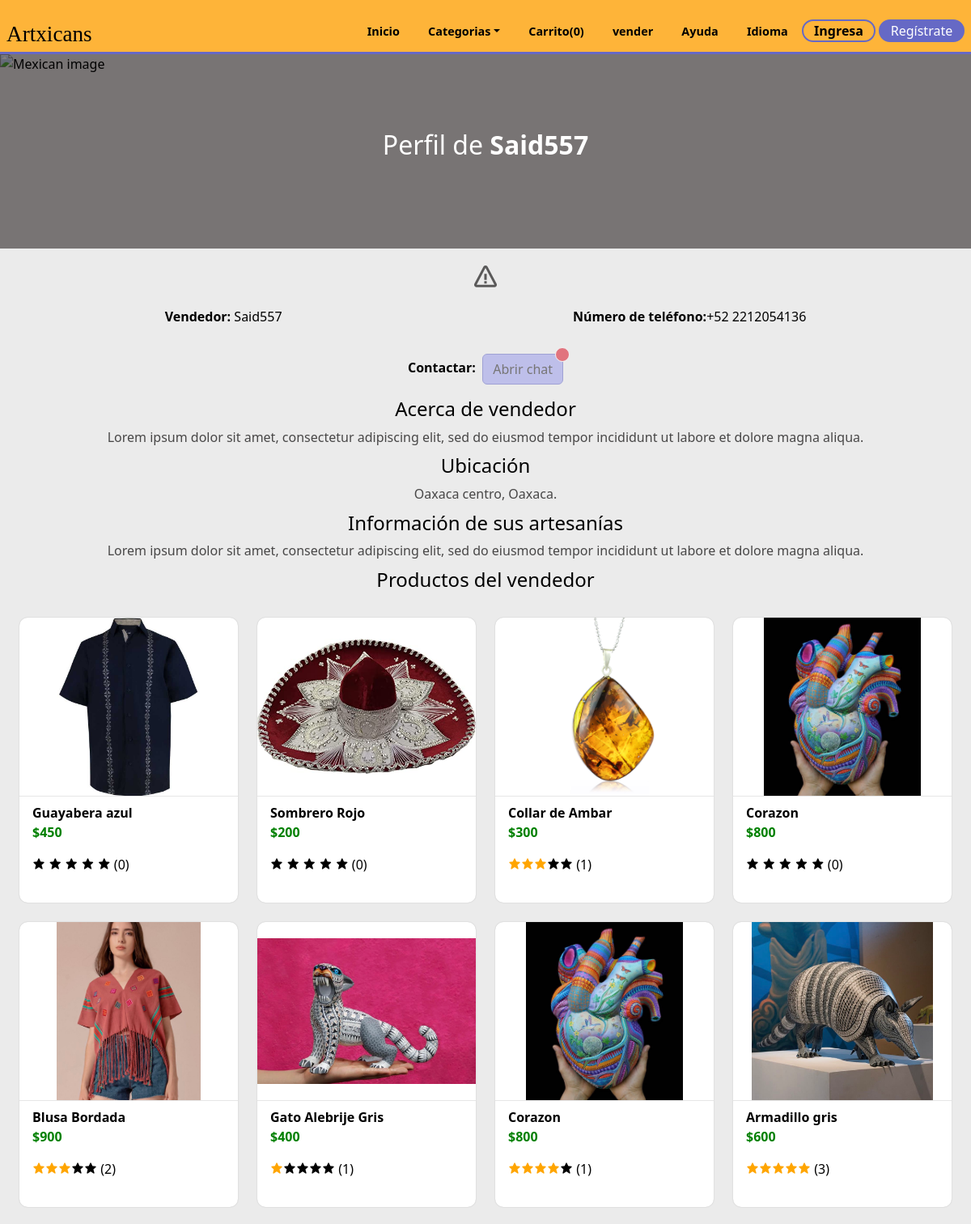
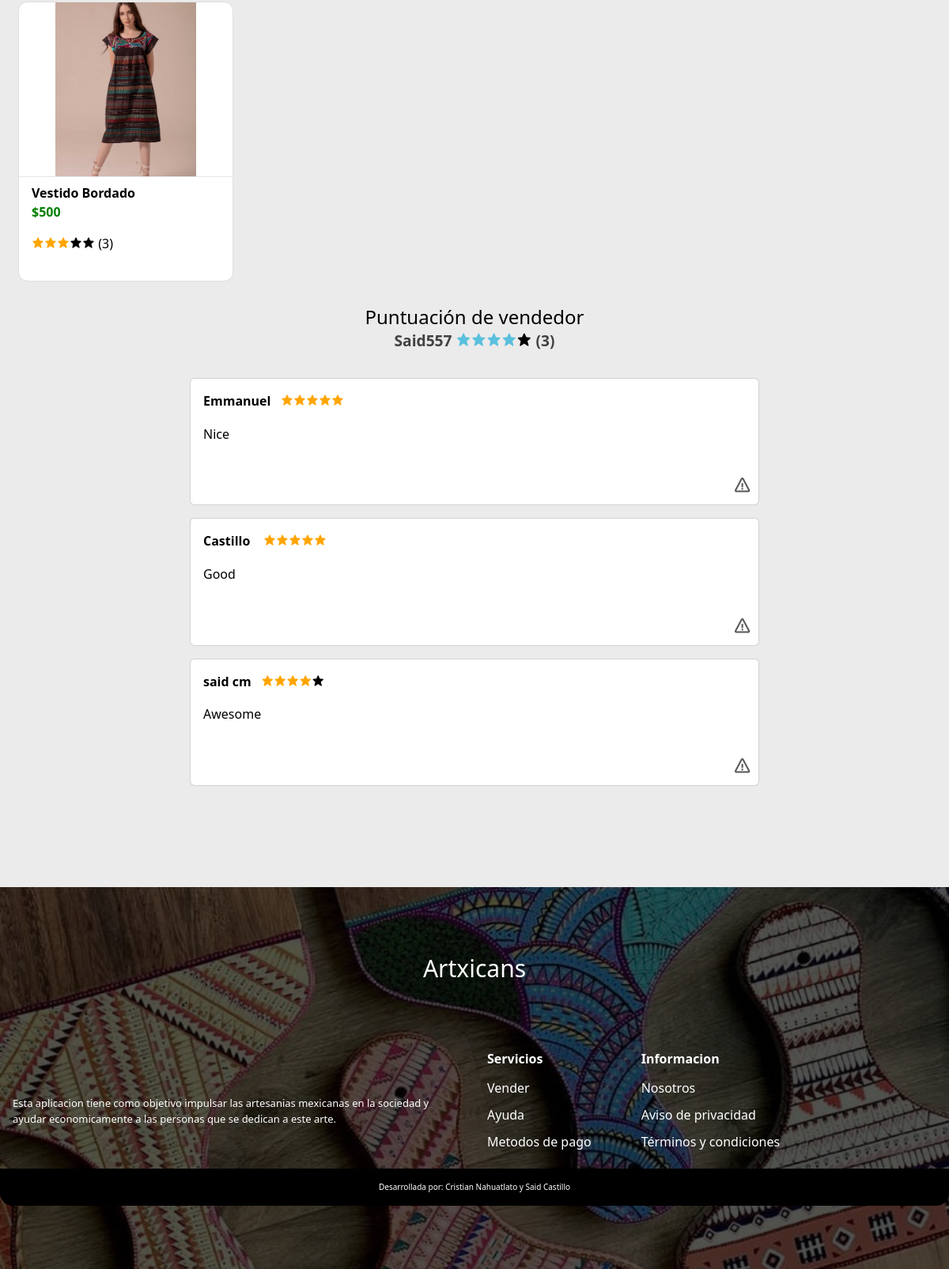
The app's page /profile-seller.php?seller_data=5 with its own data (2 pictures, top to bottom).
### tables this page shows
CREATE TABLE `reg_sellers` (
  `IDregseller` int(11) NOT NULL,
  `Nombre` varchar(255) NOT NULL,
  `apellidos` varchar(255) NOT NULL,
  `nickname` varchar(255) NOT NULL,
  `lada` int(4) NOT NULL,
  `telefono` varchar(20) NOT NULL,
  `telefonoref` varchar(20) NOT NULL,
  `domicilio` varchar(255) NOT NULL,
  `postal` varchar(10) NOT NULL,
  `identificador` varchar(255) NOT NULL,
  `solicitud` varchar(50) NOT NULL,
  `ID_registro` int(11) DEFAULT NULL
);

CREATE TABLE `sellers_data` (
  `id_data` int(11) NOT NULL,
  `description` varchar(150) NOT NULL,
  `desc_art` varchar(150) NOT NULL,
  `location` varchar(150) NOT NULL,
  `ID_registro` int(11) DEFAULT NULL
);

CREATE TABLE `products` (
  `id_product` int(11) NOT NULL,
  `product` varchar(80) NOT NULL,
  `image1` varchar(80) NOT NULL,
  `price` int(11) NOT NULL,
  `description` varchar(250) NOT NULL,
  `category` varchar(30) NOT NULL,
  `stock` int(11) NOT NULL,
  `image2` varchar(30) NOT NULL,
  `image3` varchar(30) NOT NULL,
  `ID_registro` int(11) DEFAULT NULL
);

CREATE TABLE `profile_comments` (
  `id_comment` int(11) NOT NULL,
  `star` int(11) NOT NULL,
  `comment` varchar(150) NOT NULL,
  `seller` int(11) DEFAULT NULL,
  `ID_registro` int(11) DEFAULT NULL
);

CREATE TABLE `registro` (
  `ID` int(11) NOT NULL,
  `Nombre` varchar(255) NOT NULL,
  `Correo` varchar(255) NOT NULL,
  `Contraseña` varchar(255) NOT NULL,
  `estatus` int(2) NOT NULL,
  `direccion` int(1) NOT NULL
);

### profile-seller.php (the view, shortened to what this page needs)
<?php
    include('./templates/cabecera.php');
    include('./global/conexion.php');
    $user = $_GET['seller_data'];
    $query = mysqli_query($conn,"SELECT * FROM reg_sellers WHERE ID_registro = $user");
    $data = mysqli_fetch_array($query);
?>
    <section class="profile-data">
        <div class="profile-seller">
            <div class="overlay-seller"></div>
            <div class="profileContent container">
                <div class="profileText">
                    <h1 class="title-profile">Perfil de <strong><?php echo $data['nickname']?></strong></h1>
                </div>
            </div>
        </div>
        <div class="report-seller">
          <a  data-bs-toggle="modal" style="cursor:pointer" data-bs-target="#ModalReportSeller-<?php echo $user?>" class="report-container"><i class='bx bx-error bx-md'></i></a>
        </div>
    <div class="inf0-seller">
        <p><strong>Vendedor:</strong>&nbsp;<?php echo $data['nickname']?></p>
        <p><strong>Número de teléfono:</strong>+<?php echo $data['lada'];?>&nbsp;<?php echo $data['telefono']?></p>
    </div>
    <?php
         if(!@$_SESSION['user']){  ?>
    <div class="chat">
        <p><strong>Contactar:</strong>&nbsp;&nbsp;<button type="button" disabled class="btn btn-info position-relative">
        Abrir chat
        <span class="position-absolute top-0 start-100 translate-middle p-2 bg-danger border border-light rounded-circle">
        </span>
        </button></p>
    </div>
    <?php }else{
    if($id_user <> $user){?>
    <div class="chat">
            <p><strong>Contactar:</strong>&nbsp;&nbsp;<button type="button" class="btn btn-info position-relative" data-bs-toggle="modal" data-bs-target="#ModalChat">
               Abrir chat
              <span class="position-absolute top-0 start-100 translate-middle p-2 bg-danger border border-light rounded-circle">
              <span class="visually-hidden">New alerts</span>
              </span>
              </button>
            </p>
                <div class="modal fade" id="ModalChat" tabindex="-1" aria-labelledby="exampleModalLabel" aria-hidden="true">
                  <div class="modal-dialog modal-dialog-scrollable">
                    <div class="modal-content">
                      <div class="modal-header p-3 mb-2 bg-color text-white">
                        <h1 class="modal-title fs-5" id="exampleModalLabel"><?php echo $data['nickname']?></h1>
                        <button type="button" class="btn-close" data-bs-dismiss="modal" aria-label="Close"></button>
                      </div>
                      <div class="modal-body">
                        <div class="seller-answer">
                        <div class="alert alert-dark w-75" role="alert">
                             A simple dark alert—check it out!
                        </div>
                        </div>
                        <div class="user-answer">
                        <div class="alert alert-primary w-75 " role="alert">
                            A simple primary alert—check it out!
                        </div>
                        </div>
                      </div>
                      <div class="modal-footer">
                      <div class="mb-3 w-100">
                          <textarea class="form-control" style="resize:none" id="exampleFormControlTextarea1" rows="3" placeholder="Escribe tu mensaje"></textarea>
                      </div>
                        <button type="button" class="btn btn-secondary" data-bs-dismiss="modal">Cerrar</button>
                        <button type="button" class="btn btn-success">Enviar</button>
                      </div>
                    </div>
                  </div>
                </div>
    </div>
   <?php } }
        $query2 = mysqli_query($conn,"SELECT * FROM sellers_data WHERE ID_registro = $user");
        $data2 = mysqli_fetch_array($query2);
        if(empty($data2['description'])){}else{
    ?>
    <div class="about-seller">
      <h2 align="center">Acerca de vendedor </h2>
       <p class="txt-profile"><?php echo $data2['description']?></p>
    </div>
    <?php }
        if(empty($data2['location'])){}else{
    ?>
    <div class="ubicacion">
        <h2 align="center">Ubicación</h2>
        <p class="txt-profile"><?php echo $data2['location']?></p>
    </div>
    <?php }
        if(empty($data2['desc_art'])){}else{
    ?>
    <div class="about-art">
      <h2 align="center">Información de sus artesanías</h2>
      <p class="txt-profile"><?php echo $data2['desc_art']?></p>
    </div>
    <?php } ?>
    <div class="products-seller">
        <h2 align="center">Productos del vendedor</h2>
        <div class='mainContent grid' id="mainContent">
       <?php
        $query3 = mysqli_query($conn,"SELECT * FROM products WHERE ID_registro = $user ORDER BY rand()");
        while($data3 = mysqli_fetch_array($query3)){
            $id_p = $data3['id_product'];
       ?>
       <div class="single-product">
        <a href="product.php?id_product=<?php echo $data3['id_product'];?>" class='referencia'>
             <div class='imgDiv'>
                <img src="assets/products/<?php echo $data3['image1'];?>"  alt="<?php echo $data3['product']?>">
            </div>
            <div class="card-info">
                <span class="product-title"><?php echo $data3['product'];?></span>
                <span class="price">$<?php echo $data3['price'];?></span>
                <p style="color:black">
             <?php
                 $sql = mysqli_query($conn,"SELECT * FROM stars WHERE id_product = $id_p");
                 $sum =  mysqli_query($conn,"SELECT SUM(star) as score FROM stars WHERE id_product = $id_p");
                 $score = mysqli_fetch_array($sum);
                 $num = $sql->num_rows;
                 if($num > 0){
                     $d1 = $num * 1;$d2 = $num * 2;$d3 = $num * 3;$d4 = $num * 4;$d5 = $num * 5;
                     $counter = $score['score'];
                     if($counter >= $d5):
                     ?>
                     <i class="bx bxs-star bx-5"></i><i class="bx bxs-star bx-5"></i><i class="bx bxs-star bx-5"></i><i class="bx bxs-star bx-5"></i><i class="bx bxs-star bx-5"></i>
                     <?php elseif($counter >= $d4):?>
                     <i class="bx bxs-star bx-5"></i><i class="bx bxs-star bx-5"></i><i class="bx bxs-star bx-5"></i><i class="bx bxs-star bx-5"></i><i class="bx bxs-star bx-10"></i>
                     <?php elseif($counter >= $d3):?>
                     <i class="bx bxs-star bx-5"></i><i class="bx bxs-star bx-5"></i><i class="bx bxs-star bx-5"></i><i class="bx bxs-star bx-10"></i><i class="bx bxs-star bx-10"></i>
                     <?php elseif($counter >= $d2):?>
                     <i class="bx bxs-star bx-5"></i><i class="bx bxs-star bx-5"></i><i class="bx bxs-star bx-10"></i><i class="bx bxs-star bx-10"></i><i class="bx bxs-star bx-10"></i>
                     <?php else:?>
                     <i class="bx bxs-star bx-5"></i><i class="bx bxs-star bx-10"></i><i class="bx bxs-star bx-10"></i><i class="bx bxs-star bx-10"></i><i class="bx bxs-star bx-10"></i>
                     <?php endif;
                     ?>
                 (<?php echo $num?>)
             <?php  }else{ ?>
             <i class="bx bxs-star bx-10"></i>
             <i class="bx bxs-star bx-10"></i>
             <i class="bx bxs-star bx-10"></i>
             <i class="bx bxs-star bx-10"></i>
             <i class="bx bxs-star bx-10"></i>
               (0)
               <?php }?>
             </p>
            </div>
           </a>
        </div>
    <?php }?>
        </div>
    </div>
    <div class="stars-seller">
        <h2 align="center">Puntuación de vendedor</h2>
        <p align="center" class="vendor-class"><?php echo $data['nickname']?>
        <?php
                 $sql2 = mysqli_query($conn,"SELECT * FROM profile_comments WHERE seller = $user");
                 $sum2 =  mysqli_query($conn,"SELECT SUM(star) as score2 FROM profile_comments WHERE seller = $user");
                 $score2 = mysqli_fetch_array($sum2);
                 $num2 = $sql2->num_rows;
                 if($num2 > 0){
                     $d1x = $num2 * 1;$d2x = $num2 * 2;$d3x = $num2 * 3;$d4x = $num2 * 4;$d5x = $num2 * 5;
                     $counter2 = $score2['score2'];
                     if($counter2 >= $d5x):
                     ?>
                     <i class="bx bxs-star bx-6"></i><i class="bx bxs-star bx-6"></i><i class="bx bxs-star bx-6"></i><i class="bx bxs-star bx-6"></i><i class="bx bxs-star bx-6"></i>
                     <?php elseif($counter2 >= $d4x):?>
                     <i class="bx bxs-star bx-6"></i><i class="bx bxs-star bx-6"></i><i class="bx bxs-star bx-6"></i><i class="bx bxs-star bx-6"></i><i class="bx bxs-star bx-10"></i>
                     <?php elseif($counter2 >= $d3x):?>
                     <i class="bx bxs-star bx-6"></i><i class="bx bxs-star bx-6"></i><i class="bx bxs-star bx-6"></i><i class="bx bxs-star bx-10"></i><i class="bx bxs-star bx-10"></i>
                     <?php elseif($counter2 >= $d2x):?>
                     <i class="bx bxs-star bx-6"></i><i class="bx bxs-star bx-6"></i><i class="bx bxs-star bx-10"></i><i class="bx bxs-star bx-10"></i><i class="bx bxs-star bx-10"></i>
                     <?php else:?>
                     <i class="bx bxs-star bx-6"></i><i class="bx bxs-star bx-10"></i><i class="bx bxs-star bx-10"></i><i class="bx bxs-star bx-10"></i><i class="bx bxs-star bx-10"></i>
                     <?php endif;
                     ?>
                 (<?php echo $num2?>)
               <?php }?>
        </p>
    </div>
    <div class="all-comments">
        <?php
            $check = mysqli_query($conn,"SELECT * FROM profile_comments WHERE seller = $user");
            if($check->num_rows > 0){
            $cons = mysqli_query($conn,"SELECT * FROM profile_comments INNER JOIN registro ON profile_comments.ID_registro = registro.ID WHERE seller = '$user' ORDER BY rand()");
            while($res2 = mysqli_fetch_array($cons)){?>
    <div class="card card-comment">
        <div class="card-body">
          <div class="com-cointer">
        <p class="stars-score"><strong><?php echo $res2['Nombre']?></strong>&nbsp;&nbsp;
              <?php
              switch($res2['star']){
                case '4': echo "<i class='bx bxs-star bx-5'></i><i class='bx bxs-star bx-5'></i><i class='bx bxs-star bx-5'></i><i class='bx bxs-star bx-5'></i><i class='bx bxs-star bx-10'></i>";
                break;
                case '5': echo "<i class='bx bxs-star bx-5'></i><i class='bx bxs-star bx-5'></i><i class='bx bxs-star bx-5'></i><i class='bx bxs-star bx-5'></i><i class='bx bxs-star bx-5'></i>";
                break;
              }
              ?>
        </p>
        </div>
        <p > <?php echo $res2['comment']?></p>
      </div>
           <div class="options-container">
        <a  data-bs-toggle="modal" style="cursor:pointer" data-bs-target="#ModalReport-<?php echo $res2['id_comment']?>" class="report-container"><i class='bx bx-error bx-sm'></i></a>
      </div>
      </div>
            <?php }
            }else{
                ?>
                <div class="alert alert-dark" role="alert">
                  Este vendedor aún no cuenta con comentarios.
                </div>
                <?php
            }
        ?>
    </div>
</section>
<?php
    include('./templates/pie.php');
?>

### styles/home/products.css (style rules this page uses)
.mainContent { padding: 2rem 0 2rem; padding-left: 1.5rem; padding-right: 1.5rem; justify-content: center; gap: 1.5rem; }
.single-product { height: 100%; display: grid; row-gap: 10px; border-radius: 10px; align-items: center; box-shadow: 0 0 0.1em rgba(0,0,0,0.2); background-color: rgb(255, 255, 255); cursor: pointer; transition-property: box-shadow; overflow: hidden; }
.imgDiv { height: 220px; width: 100%; overflow: hidden; }
.imgDiv img { height: 100%; width: 100%; object-fit:contain; transition: hidden; }
.card-info { border-top: 1px solid rgb(230, 230, 230); padding: 0.5rem 1rem; display: flex; flex-flow: column; flex-wrap: wrap; }
.card-info * + * { display: block; margin-bottom: 1rem; }
.price { font-weight: bold; color: green; }
.product-title { font-weight: bold; color: black; }
@media screen and (min-width:420px) { .mainContent { grid-template-columns: repeat(2,1fr); } }
@media screen and (min-width:420px) { .single-product { height: auto; } }
@media screen and (min-width:720px) { .mainContent { grid-template-columns: repeat(3,1fr); } }
@media screen and (min-width:720px) { .single-product { height: auto; } }
@media screen and (min-width:1024px) { .mainContent { grid-template-columns: repeat(4,1fr); } }
@media screen and (min-width:1024px) { .single-product { height: auto; } }
.btn-info { --bs-btn-color: var(--bs-white); --bs-btn-bg: var(--second-alpha-color); --bs-btn-border-color: var(--second-alpha-color); --bs-btn-hover-color: var(--bs-white); --bs-btn-hover-bg: #787bc8; --bs-btn-hover-border-color:var(--second-alpha-color) ; --bs-btn-focus-shadow-rgb: var(--bd-violet-rgb); --bs-btn-active-color: var(--bs-btn-hover-color); --bs-btn-active-bg: var(--second-alpha-color); --bs-btn-active-border-color: var(--second-alpha-color); --bs-btn-disabled-color:rgb(57, 55, 55); --bs-btn-disabled-bg: #a7a9ea; --bs-btn-disabled-border-color: #787bc8; }
.all-comments { margin: 0 auto; display: flex; align-items: center; justify-content: center; flex-wrap: wrap; flex-direction: column; }
.card-comment { margin-top: 1rem; width:90vw; }
.bx-10 { color: black; }
.bx-5 { color: orange; }
.bx-6 { color: #5bc0de; }
@media screen and (min-width: 768px) { .card-comment { width:60vw; } }

### styles/home/main.css (style rules this page uses)
body { top:0px !important; }

### styles/pages/products.css (style rules this page uses)
.options-container { display:flex; justify-content:end; padding :0.5rem; }
.report-container,.show-more-comment { color: black; }
.report-container .bx { color: rgb(90, 89, 89); }

### styles/pages/sellers.css (style rules this page uses)
.profile-seller { width: 100%; height: 20vh; position: relative; display: flex; align-items: center; justify-content: center; margin: 0rem auto; }
.profile-seller .overlay-seller { position: absolute; height: 100%; width: 100%; background: rgb(65, 63, 63); top: 0; bottom: 0; z-index: 1; mix-blend-mode: hard-light; }
.profileContent { width: 100%; height: max-content; padding: 0 1.5rem 1rem; display: flex; flex-direction: column; align-items: center; justify-content: center; margin:0 auto; color: white; z-index: 100; }
.title-profile { font-weight: 500; position: relative; text-align: center; margin: 0 auto; font-size: 1.5rem; }
.title-profile strong { font-weight: bold; }
.inf0-seller { margin: 1rem 2rem; display: flex; align-items: center; justify-content: space-around; flex-wrap: wrap; gap: 1rem; }
.ubicacion { margin: 0.2rem 2rem; }
.chat { display: grid; place-items: center; }
.txt-profile { font-size: 1rem; margin: 0.5rem auto; text-align: center; color: rgb(72, 71, 71); }
.vendor-class { font-size: 1.2rem; color: rgb(67, 66, 66); font-weight: bold; }
.report-seller { display: flex; align-items: center; justify-content: center; margin: 1rem 0; }
@media screen and (min-width:768px) { .title-profile { font-size:2rem; } }
@media screen and (min-width:768px) { .profile-seller { height: 30vh; } }

### records on screen
reg_sellers: nickname "Said557", lada "52", telefono "2212054136"
sellers_data: description "Lorem ipsum dolor sit amet, consectetur adipiscing elit, sed do eiusmod tempor incididunt ut labore et dolore magna aliqua.", location "Oaxaca centro, Oaxaca.", desc_art "Lorem ipsum dolor sit amet, consectetur adipiscing elit, sed do eiusmod tempor incididunt ut labore et dolore magna aliqua."
products: image1 (picture), product "Guayabera azul", price "450", shows "(0)"
products: image1 (picture), product "Sombrero Rojo", price "200", shows "(0)"
products: image1 (picture), product "Collar de Ambar", price "300", num "1"
products: image1 (picture), product "Corazon", price "800", shows "(0)"
products: image1 (picture), product "Blusa Bordada", price "900", num "2"
products: image1 (picture), product "Gato Alebrije Gris", price "400", num "1"
products: image1 (picture), product "Corazon", price "800", num "1"
products: image1 (picture), product "Armadillo gris", price "600", num "3"
products: image1 (picture), product "Vestido Bordado", price "500", num "3"
profile_comments: ID_registro.Nombre "Emmanuel", star 5 (drawn), comment "Nice"
profile_comments: ID_registro.Nombre "Castillo", star 5 (drawn), comment "Good"
profile_comments: ID_registro.Nombre "said cm", star 4 (drawn), comment "Awesome"

### other values on screen
$mensaje "vender"
$num2 "3"
